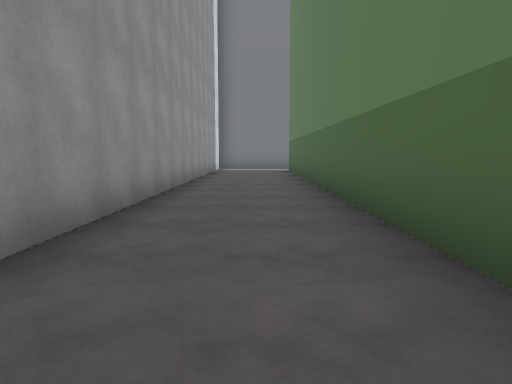
View 1 (above)

20 first-person views from a walk through a Unity game level. The camera is 1.2 m above the floor, tilts 6° down and sees 70° across. The floor is counted in squares, 2 m on a side. Each view is taken from the middle of a square. On the plan, view 1 faces up. The plan holds only what a view shows up to about 10 squares ahead; the rest is blank. The place goes on beyond the plan. The player character is not drawn. Some animated figures are left out.

View 2
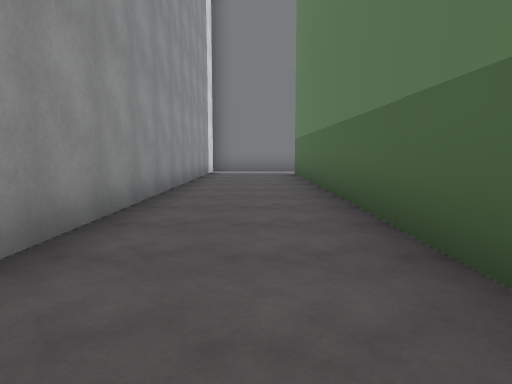

View 3
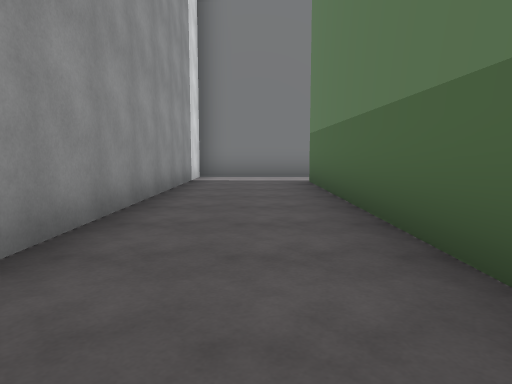

View 4
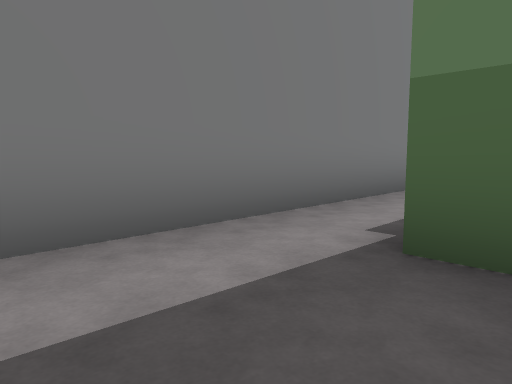

View 5
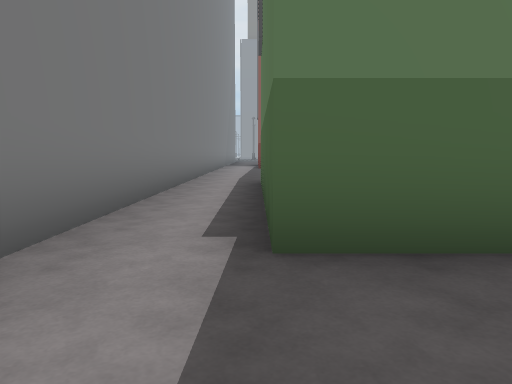

View 6
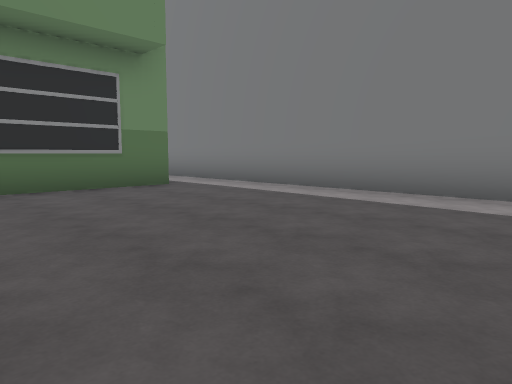

View 7
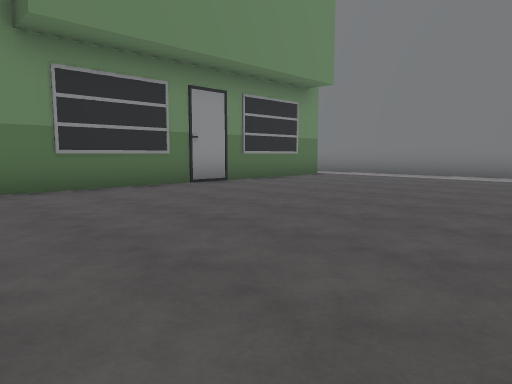

View 8
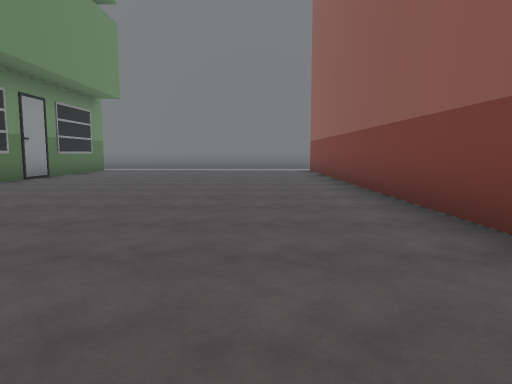

View 9
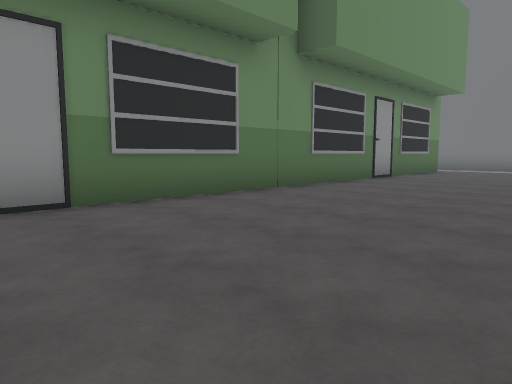

View 10
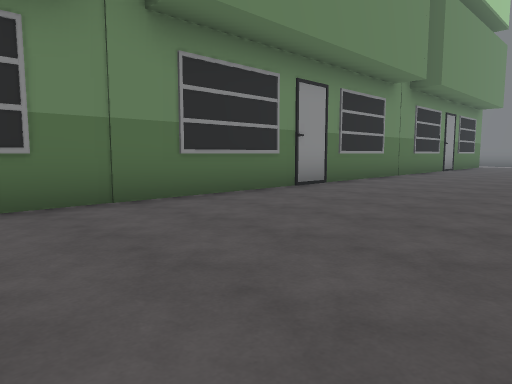

View 11
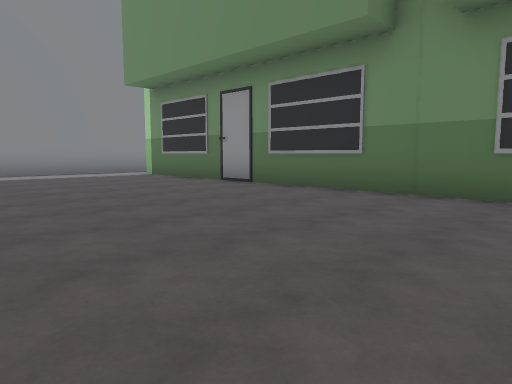

View 12
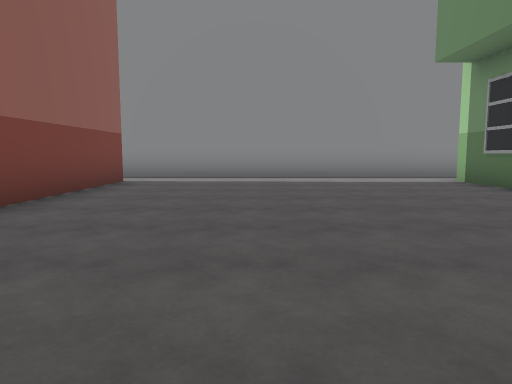

View 13
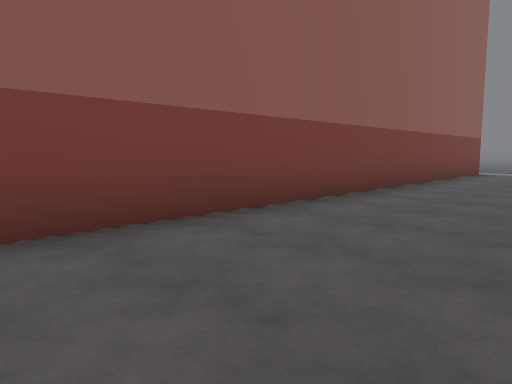

View 14
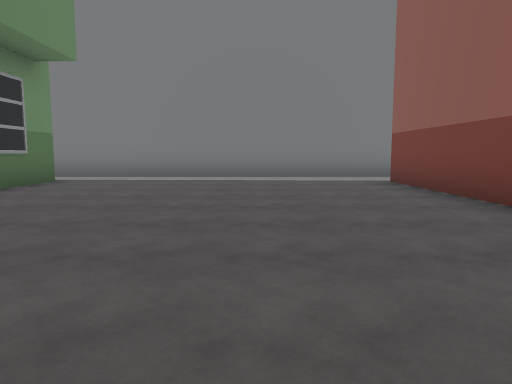

View 15
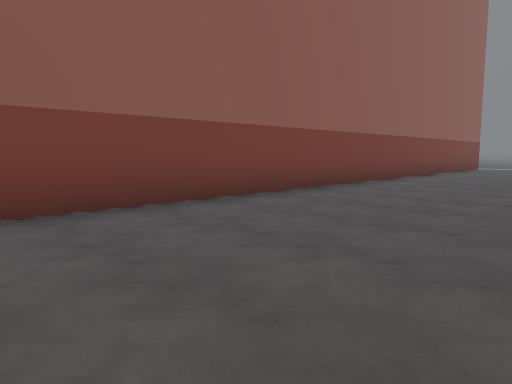

View 16
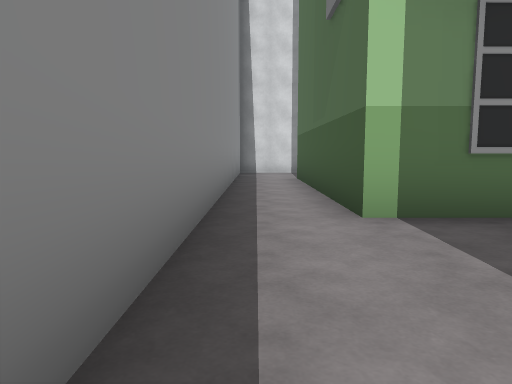

View 17
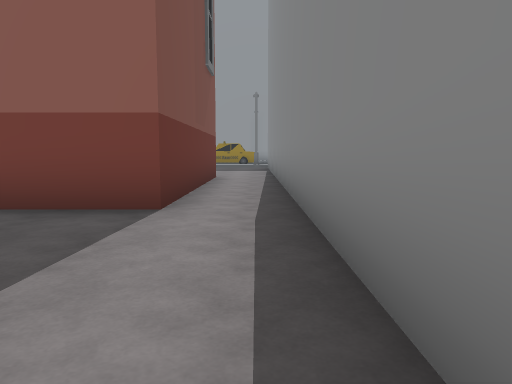

View 18
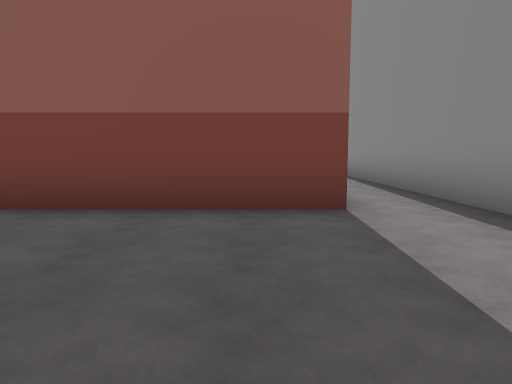

View 19
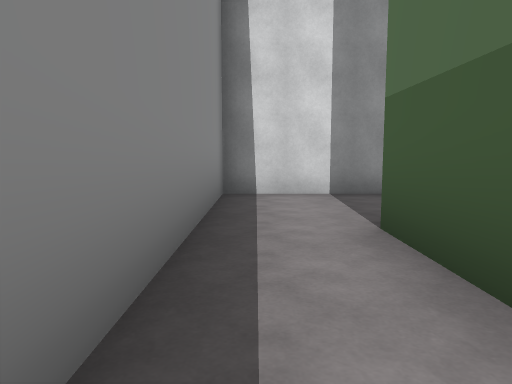

View 20
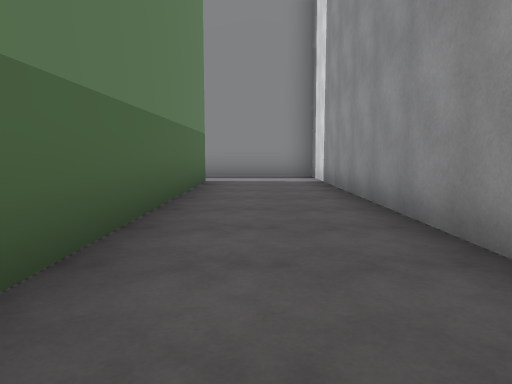

### Floor plan
Key: @ floor where view 1 was taken; # wall or solid block; . floor; O other object.
Columns run from 2 left of view 1 to 20 right of it. Each row starts with its distance up from view 1.
 14  #################
 13 #...OOOOO.......O
 12 #..O    O.......O
 11 #..O    O.......O
 10 #..O    O.......O
  9 #..O    O.......O
  8 #..O    O.......O
  7 #..O    O.......O
  6 #..O    O.......O
  5 #..O    O.......O
  4 #..O    O.......O
  3 #..O    O.......O
  2 #..O    O.......O
  1  ..     O.......O
  0   @     O.......O
 -1         O.......O
 -2         O.......O
 -3   .     O.......O
 -4  ..     O.......O
 -5 #..O    O.......O
 -6 #..O    O.......O
 -7 #..O    O.......O
 -8 #..O    O.......O
 -9 #..O    O.......O
-10 #..O    O.......O
-11 #..OOOOOO.......OOOOOO.
-12 #......................
-13  ######################

Where each view was taken, in squares from view 1:
view 1: 0 up, 0 right, facing up
view 2: 2 up, 0 right, facing up
view 3: 5 up, 0 right, facing up
view 4: 12 up, 1 left, facing up-right
view 5: 13 up, 1 left, facing right
view 6: 9 up, 13 right, facing up-left
view 7: 4 up, 13 right, facing up-left
view 8: 0 up, 12 right, facing up
view 9: 0 up, 11 right, facing up-left
view 10: 5 down, 11 right, facing up-left
view 11: 1 down, 12 right, facing down-left
view 12: 3 down, 11 right, facing down
view 13: 1 up, 11 right, facing down-right
view 14: 5 up, 11 right, facing up
view 15: 5 up, 10 right, facing down-right
view 16: 12 down, 10 right, facing left
view 17: 12 down, 10 right, facing right
view 18: 10 down, 10 right, facing right
view 19: 12 down, 4 right, facing left
view 20: 3 down, 0 right, facing down
